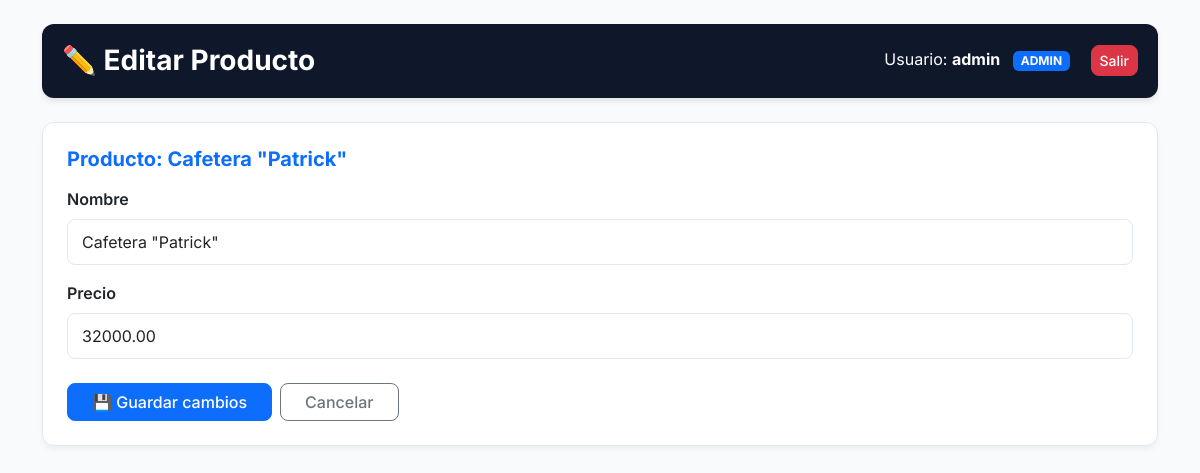
The app's page /editar-producto/7/ (signed in) with its own data.
### inventario/models.py (models this page shows, shortened)
class Producto(models.Model):
    nombre = models.CharField(max_length=100)
    cantidad = models.IntegerField(default=0)
    precio = models.DecimalField(max_digits=10, decimal_places=2)

### inventario/views.py (the view)
# urls.py: path('editar-producto/<int:producto_id>/', views.editar_producto, name='editar_producto'),
@login_required
def editar_producto(request, producto_id):
    if not request.user.groups.filter(name='Admin').exists():
        return HttpResponseForbidden("🛑 Acceso denegado. Solo administradores pueden editar productos.")
    producto = get_object_or_404(Producto, id=producto_id)
    if request.method == 'POST':
        form = ProductoForm(request.POST, instance=producto)
        if form.is_valid():
            form.save()
            messages.success(request, f"✏️ Producto '{producto.nombre}' actualizado correctamente.")
            return redirect('dashboard')  # O la vista que lista los productos
    else:
        form = ProductoForm(instance=producto)
    if request.user.groups.filter(name='Admin').exists():
            rol = 'Admin'
    elif request.user.groups.filter(name='Operador').exists():
            rol = 'Operador'
    else:
            rol = 'Consulta'
    return render(request, 'inventario/editar_producto.html', {
            'form': form,
            'producto': producto,
            'rol': rol,
        })

### inventario/forms.py
class ProductoForm(forms.ModelForm):
    class Meta:
        model = Producto
        fields = ['nombre', 'precio']
    def __init__(self, *args, **kwargs):
        super().__init__(*args, **kwargs)
        for field in self.fields.values():
            field.widget.attrs['class'] = 'form-control'

### inventario/templates/inventario/editar_producto.html (shortened to what this page needs)
<!DOCTYPE html>
<html lang="es">
<head>
    <link href="https://cdn.jsdelivr.net/npm/bootstrap@5.3.0/dist/css/bootstrap.min.css" rel="stylesheet">
</head>
<body>
    <div class="container mt-4">
        <div class="header-box d-flex justify-content-between align-items-center mb-4">
            <h3 class="m-0 fw-bold">✏️ Editar Producto</h3>
            <div class="align-middle">
                <span class="me-2">Usuario: <strong>{{ user.username }}</strong></span>
                <span class="badge bg-primary text-uppercase px-2 py-1.5 me-3" style="font-size: 0.75rem;">{{ rol }}</span>
                <form action="{% url 'logout' %}" method="post" style="display: inline;">
                    <button type="submit" class="btn btn-danger btn-sm">Salir</button>
                </form>
            </div>
        </div>
        <div class="card p-4 bg-white">
            <h5 class="fw-bold text-primary mb-3">Producto: {{ producto.nombre }}</h5>
            <form method="post" novalidate>
                {% for field in form %}
                    <div class="mb-3">
                        <label for="{{ field.id_for_label }}" class="form-label fw-semibold">
                            {{ field.label }}
                        </label>
                        {{ field }}
                    </div>
                {% endfor %}
                <div class="d-flex gap-2 mt-4">
                    <button type="submit" class="btn btn-primary px-4">💾 Guardar cambios</button>
                    <a href="{% url 'dashboard' %}" class="btn btn-outline-secondary px-4">Cancelar</a>
                </div>
            </form>
        </div>
    </div>
</body>
</html>

### inventario/templates/inventario/editar_producto.html (style rules this page uses)
body { font-family: 'Inter', sans-serif; background-color: #f8fafc; color: #1e293b; padding-bottom: 50px; }
.header-box { background-color: #0f172a; color: white; padding: 20px; border-radius: 12px; box-shadow: 0 4px 6px -1px rgba(0, 0, 0, 0.1); }
.card { border: 1px solid #e2e8f0; border-radius: 12px; box-shadow: 0 4px 6px -1px rgba(0, 0, 0, 0.05); }
.btn { border-radius: 8px; font-weight: 500; }
.form-control, .form-select { border-radius: 8px; border: 1px solid #e2e8f0; padding: 10px 14px; }

### records on screen
Producto: nombre "Cafetera \"Patrick\"", form "Cafetera \"Patrick\"" "32000.00"

### other values on screen
{{ user.username }} "admin"
{{ rol }} "ADMIN"
{{ field.label }} "Nombre" "Precio"
